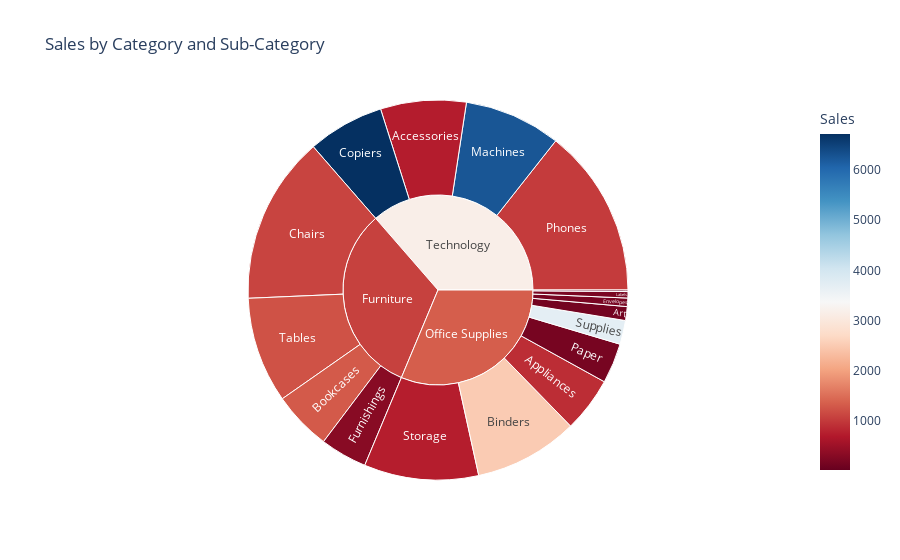

Notebook code cell kept with this figure:
### Code cell
# 3.Sunburst Chart
fig3 = px.sunburst(pp, path=['Category', 'Sub-Category'], values='Sales',
                   title='Sales by Category and Sub-Category',
                   color='Sales', color_continuous_scale='RdBu')
fig3.show()

### Figure 1 — Plotly figure (JSON) as saved in the notebook; plotly's stock layout.template omitted (floating-point values rounded to 4 significant figures)
{"data": [{"branchvalues": "total", "customdata": [[734.8], [884.9], [140.0], [2507.0], [1310.0], [1100.0], [6718.0], [174.1], [24.95], [323.8], [194.0], [6251.0], [163.9], [1021.0], [740.9], [3702.0], [1231.0], [1073.0], [1343.0], [3166.0]], "domain": {"x": [0, 1], "y": [0, 1]}, "hovertemplate": "labels=%{label}<br>Sales_sum=%{value}<br>parent=%{parent}<br>id=%{id}<br>Sales=%{color}<extra></extra>", "ids": ["Technology/Accessories", "Office Supplies/Appliances", "Office Supplies/Art", "Office Supplies/Binders", "Furniture/Bookcases", "Furniture/Chairs", "Technology/Copiers", "Office Supplies/Envelopes", "Office Supplies/Fasteners", "Furniture/Furnishings", "Office Supplies/Labels", "Technology/Machines", "Office Supplies/Paper", "Technology/Phones", "Office Supplies/Storage", "Office Supplies/Supplies", "Furniture/Tables", "Furniture", "Office Supplies", "Technology"], "labels": ["Accessories", "Appliances", "Art", "Binders", "Bookcases", "Chairs", "Copiers", "Envelopes", "Fasteners", "Furnishings", "Labels", "Machines", "Paper", "Phones", "Storage", "Supplies", "Tables", "Furniture", "Office Supplies", "Technology"], "marker": {"coloraxis": "coloraxis", "colors": [734.8, 884.9, 140.0, 2507.0, 1310.0, 1100.0, 6718.0, 174.1, 24.95, 323.8, 194.0, 6251.0, 163.9, 1021.0, 740.9, 3702.0, 1231.0, 1073.0, 1343.0, 3166.0]}, "name": "", "parents": ["Technology", "Office Supplies", "Office Supplies", "Office Supplies", "Furniture", "Furniture", "Technology", "Office Supplies", "Office Supplies", "Furniture", "Office Supplies", "Technology", "Office Supplies", "Technology", "Office Supplies", "Office Supplies", "Furniture", "", "", ""], "type": "sunburst", "values": [167400.0, 107500.0, 27120.0, 203400.0, 114900.0, 328400.0, 149500.0, 16480.0, 3024.0, 91710.0, 12490.0, 189200.0, 78480.0, 330000.0, 223800.0, 46670.0, 207000.0, 742000.0, 719000.0, 836200.0]}], "layout": {"coloraxis": {"colorbar": {"title": {"text": "Sales"}}, "colorscale": [[0, "rgb(103,0,31)"], [0.1, "rgb(178,24,43)"], [0.2, "rgb(214,96,77)"], [0.3, "rgb(244,165,130)"], [0.4, "rgb(253,219,199)"], [0.5, "rgb(247,247,247)"], [0.6, "rgb(209,229,240)"], [0.7, "rgb(146,197,222)"], [0.8, "rgb(67,147,195)"], [0.9, "rgb(33,102,172)"], [1, "rgb(5,48,97)"]]}, "legend": {"tracegroupgap": 0}, "title": {"text": "Sales by Category and Sub-Category"}}}
